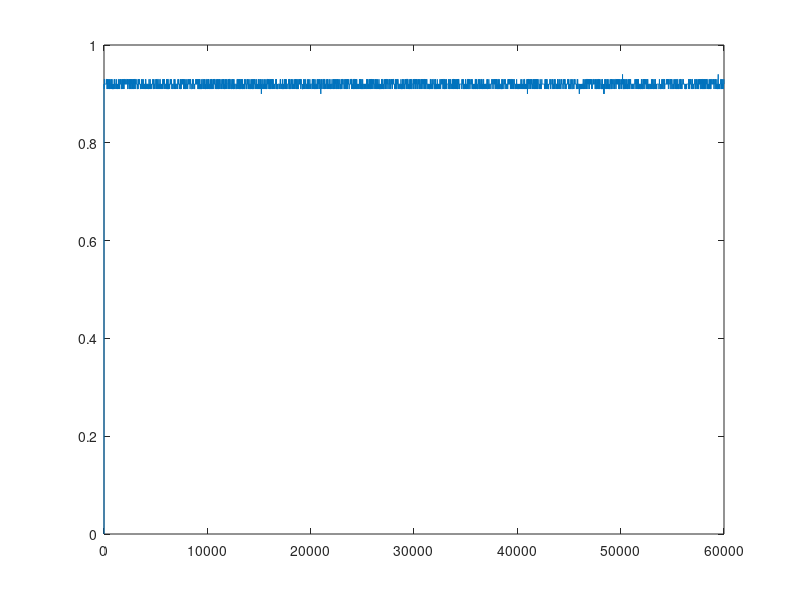
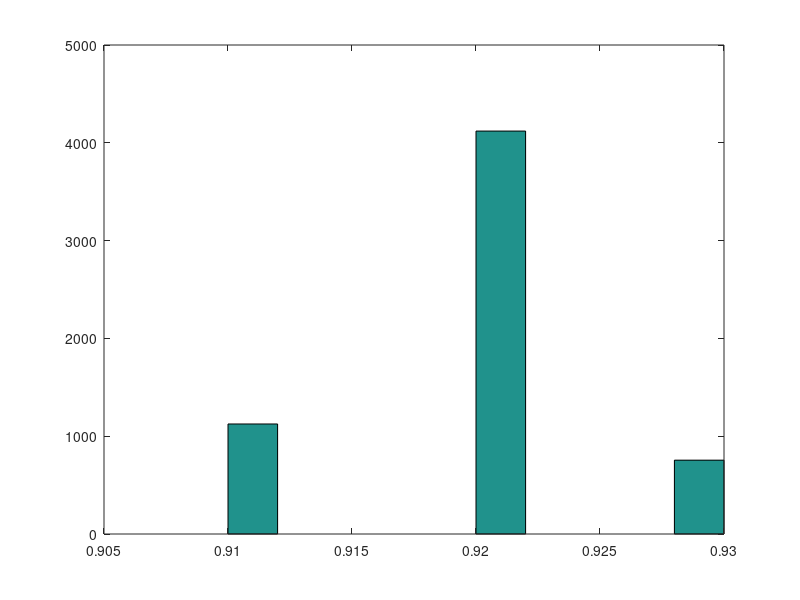
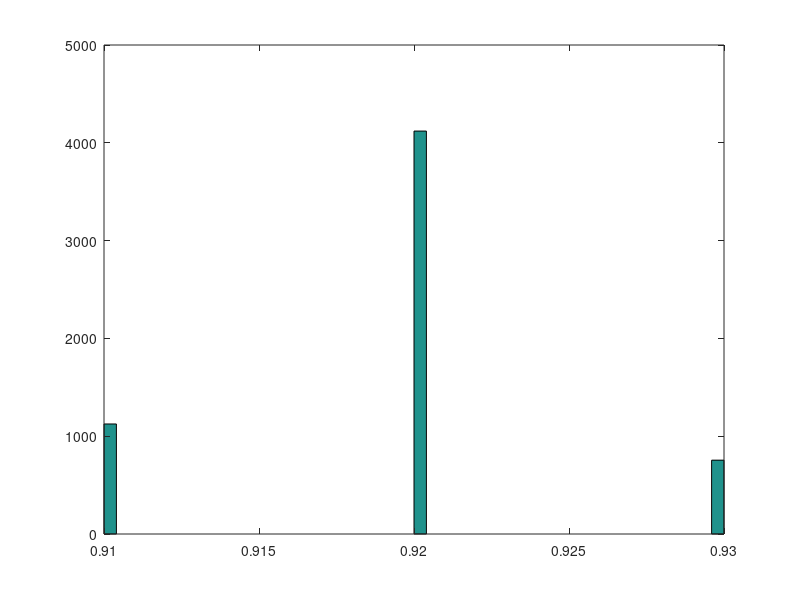

These charts were generated, in order, by the following MATLAB code:
%%
% Import CSV file and plot timestamp vs acce_z
%%
csv_file = csvread('A1651795708816.csv');
timestamp = csv_file(:, 1);
acce_z = csv_file(:, 2);
figure;
plot(timestamp, acce_z)

%%
% Delete first element (zero)
%%
acce_z = acce_z(2:end);

%%
% Calculate min and max values to filter data
%%
acce_z_min = min(acce_z)
acce_z_max = max(acce_z)

acce_z = min(acce_z, acce_z_max - 0.01);
acce_z = max(acce_z, acce_z_min + 0.01);

%%
% Histogram with 10 bins and 50 bins
%%
figure;
hist(acce_z, 10)
figure;
hist(acce_z, 50)

%%
% Mean and variance
%%
acce_z_mean = mean(acce_z)
acce_z_var = var(acce_z)